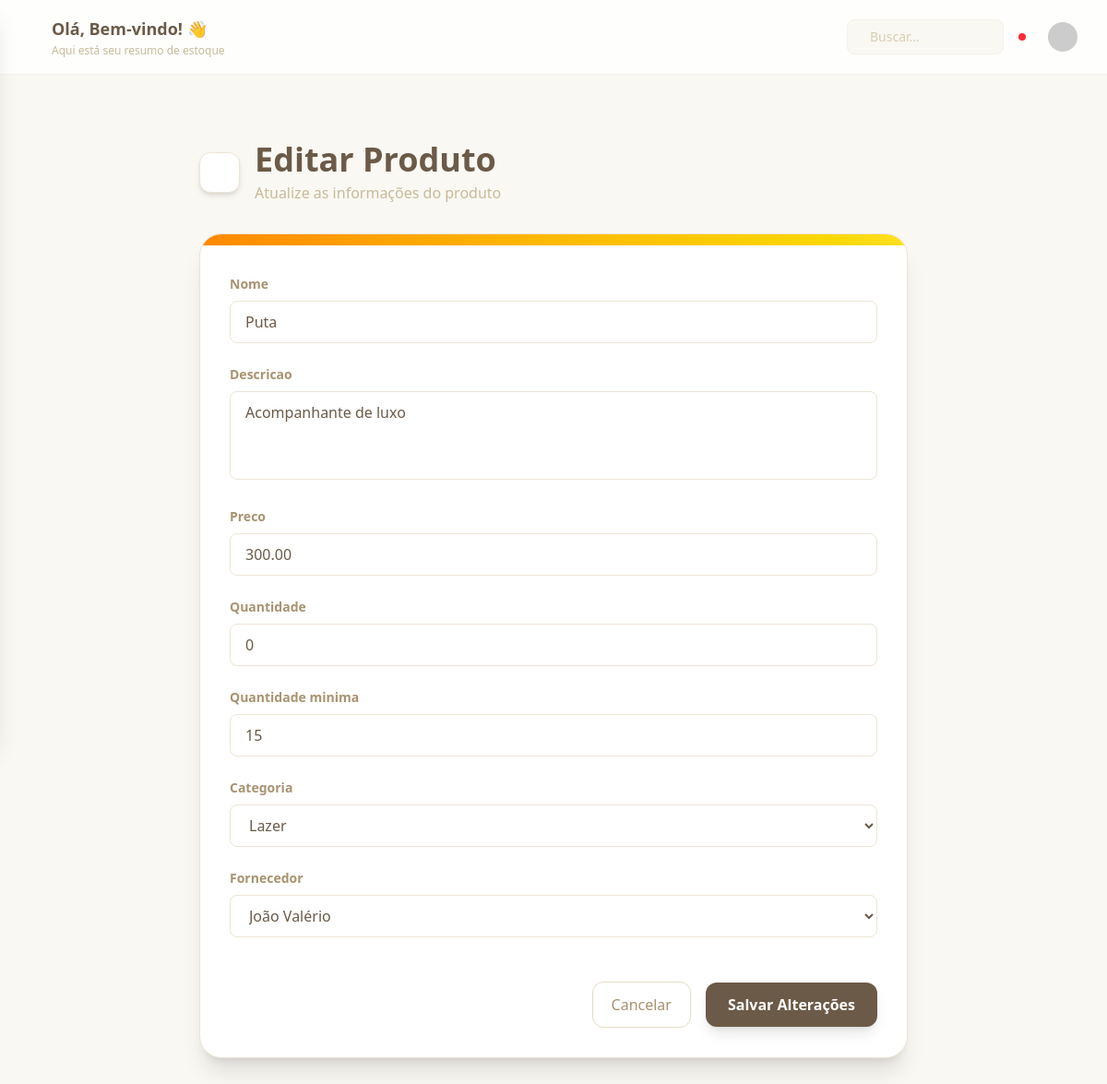
The page /produto/editar/1/ on the database as committed earlier.
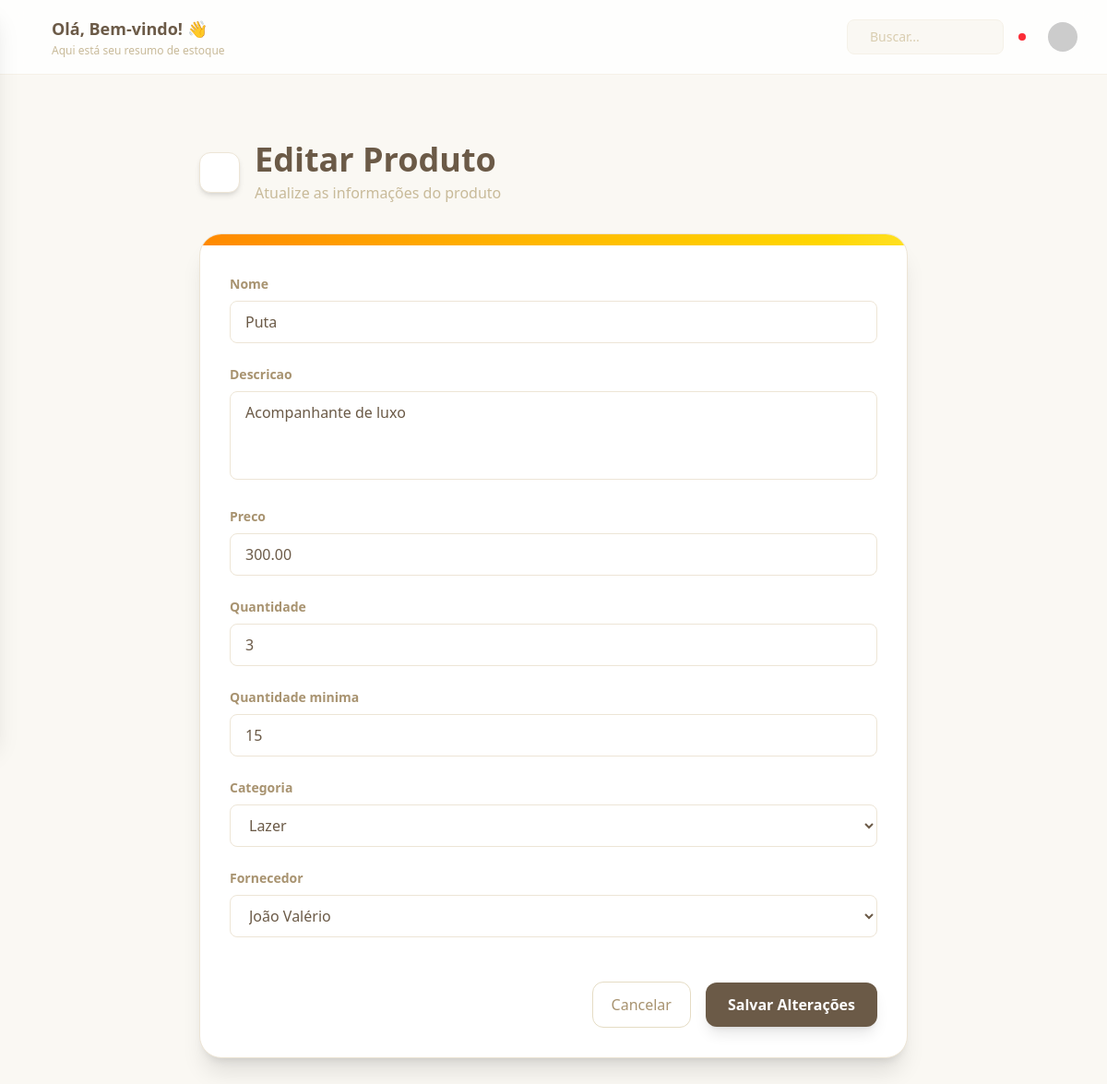
The same page on the database as committed later.
### website/models.py (models this page shows, shortened)
class Produto(models.Model):
    nome = models.CharField(max_length=100)
    descricao = models.TextField()
    preco = models.DecimalField(max_digits=10, decimal_places=2)
    quantidade = models.IntegerField(default=0)
    quantidade_minima = models.IntegerField(default=15)
    categoria = models.ForeignKey(
        Categoria,
        on_delete=models.CASCADE,
        related_name='produtos'
    )
    fornecedor = models.ForeignKey(
        Fornecedor,
        on_delete=models.SET_NULL,
        null=True,
        blank=True,
        related_name='produtos'
    )

### website/views.py (the view)
# urls.py: path("produto/editar/<int:pk>/", UpdateProdutoPageView.as_view(), name="update_produto"),
class UpdateProdutoPageView(UpdateView):
    model = Produto
    form_class = UpdateProdutoForm
    template_name = "update_produto.html"
    success_url = reverse_lazy("produtos")

### website/forms.py
class UpdateProdutoForm(forms.ModelForm):
    class Meta:
        model = Produto
        fields = ["nome", "descricao", "preco", "quantidade", "quantidade_minima", "categoria", "fornecedor"]
        widgets = {
            "nome": forms.TextInput(attrs={"class": INPUT_CLASSES, "placeholder": "Ex.: Notebook Dell"}),
            "descricao": forms.Textarea(attrs={"class": TEXTAREA_CLASSES, "placeholder": "Descrição do produto..."}),
            "preco": forms.NumberInput(attrs={"class": f"{INPUT_CLASSES} text-base", "placeholder": "0.00", "step": "0.01", "min": "0", "inputmode": "decimal"}),
            "quantidade": forms.NumberInput(attrs={"class": INPUT_CLASSES, "placeholder": "0", "min": "0", "inputmode": "numeric"}),
            "quantidade_minima": forms.NumberInput(attrs={"class": INPUT_CLASSES, "placeholder": "15", "min": "0", "inputmode": "numeric"}),
            "categoria": forms.Select(attrs={"class": INPUT_CLASSES}),
            "fornecedor": forms.Select(attrs={"class": INPUT_CLASSES}),
        }

### website/models.py (called while the page is built)
    def __str__(self):
        return self.nome

    def __str__(self):
        return self.nome

### website/templates/update_produto.html (shortened to what this page needs)
{% extends "base.html" %}
{% block content %}
<div class="min-h-screen py-10 px-4">
    <div class="max-w-3xl mx-auto">
        <div class="flex items-center justify-between mb-8">
            <div class="flex items-center gap-4">
                <button
                    onclick="window.history.back()"
                    class="w-11 h-11 rounded-xl bg-white shadow-md hover:shadow-lg transition flex items-center justify-center border border-sand-200 hover:bg-sand-50"
                >
                </button>
                <div>
                    <h1 class="text-4xl font-bold text-sand-900">
                        Editar Produto
                    </h1>
                    <p class="text-sand-500 mt-1">
                        Atualize as informações do produto
                    </p>
                </div>
            </div>
        </div>
        <div class="bg-white rounded-3xl shadow-xl border border-sand-200 overflow-hidden">
            <div class="h-3 bg-gradient-to-r from-orange-400 via-amber-400 to-yellow-300"></div>
            <div class="p-8">
                <form method="POST" class="space-y-6">
                    {% for field in form %}
                    <div>
                        <label class="block mb-2 text-sm font-semibold text-sand-700">
                            {{ field.label }}
                        </label>
                        {{ field }}
                    </div>
                    {% endfor %}
                    <div class="flex items-center justify-end gap-4 pt-6">
                        <button
                            type="button"
                            onclick="window.history.back()"
                            class="px-5 py-3 rounded-xl border border-sand-300 text-sand-700 hover:bg-sand-100 transition"
                        >
                            Cancelar
                        </button>
                        <button
                            type="submit"
                            class="px-6 py-3 rounded-xl bg-sand-900 text-white font-semibold hover:bg-sand-800 transition shadow-lg hover:scale-[1.02]"
                        >
                            Salvar Alterações
                        </button>
                    </div>
                </form>
            </div>
        </div>
    </div>
</div>
{% endblock %}

Rows that differ between the two databases and show on the page:
changed Produto "Puta": quantidade "0" → "3"
